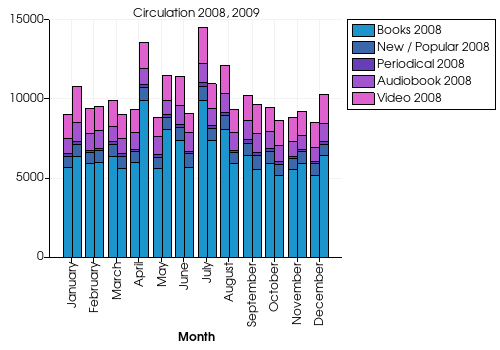

Reproduce this figure in Python.
#!/usr/bin/env python
# Demonstrate stacked bar graphs with library circulation data and custom month labels.

import vtkmodules.vtkInteractionStyle  # noqa: F401
import vtkmodules.vtkRenderingContextOpenGL2  # noqa: F401
import vtkmodules.vtkRenderingOpenGL2  # noqa: F401

from vtkmodules.vtkChartsCore import vtkAxis, vtkChartLegend, vtkChartXY, vtkPlotBar
from vtkmodules.vtkCommonColor import vtkColorSeries
from vtkmodules.vtkCommonCore import vtkDoubleArray, vtkIntArray, vtkStringArray
from vtkmodules.vtkCommonDataModel import vtkTable
from vtkmodules.vtkRenderingContext2D import vtkContextActor
from vtkmodules.vtkRenderingCore import (
    vtkRenderWindow,
    vtkRenderWindowInteractor,
    vtkRenderer,
)

# Data arrays.
month = [1, 2, 3, 4, 5, 6, 7, 8, 9, 10, 11, 12]

book_2008 = [5675, 5902, 6388, 5990, 5575, 7393, 9878, 8082, 6417, 5946, 5526, 5166]
new_popular_2008 = [701, 687, 736, 696, 750, 814, 923, 860, 786, 735, 680, 741]
periodical_2008 = [184, 176, 166, 131, 171, 191, 231, 166, 197, 162, 152, 143]
audiobook_2008 = [903, 1038, 987, 1073, 1144, 1203, 1173, 1196, 1213, 1076, 926, 874]
video_2008 = [1524, 1565, 1627, 1445, 1179, 1816, 2293, 1811, 1588, 1561, 1542, 1563]

book_2009 = [6388, 5990, 5575, 9878, 8082, 5675, 7393, 5902, 5526, 5166, 5946, 6417]
new_popular_2009 = [696, 735, 786, 814, 736, 860, 750, 687, 923, 680, 741, 701]
periodical_2009 = [197, 166, 176, 231, 171, 152, 166, 131, 184, 191, 143, 162]
audiobook_2009 = [1213, 1076, 926, 987, 903, 1196, 1073, 1144, 1203, 1038, 874, 1173]
video_2009 = [2293, 1561, 1542, 1627, 1588, 1179, 1563, 1445, 1811, 1565, 1524, 1816]

arr_month = vtkIntArray()
arr_month.SetName("Month")
for v in month:
    arr_month.InsertNextValue(v)

arr_book_2008 = vtkIntArray()
arr_book_2008.SetName("Books 2008")
for v in book_2008:
    arr_book_2008.InsertNextValue(v)

arr_new_popular_2008 = vtkIntArray()
arr_new_popular_2008.SetName("New / Popular 2008")
for v in new_popular_2008:
    arr_new_popular_2008.InsertNextValue(v)

arr_periodical_2008 = vtkIntArray()
arr_periodical_2008.SetName("Periodical 2008")
for v in periodical_2008:
    arr_periodical_2008.InsertNextValue(v)

arr_audiobook_2008 = vtkIntArray()
arr_audiobook_2008.SetName("Audiobook 2008")
for v in audiobook_2008:
    arr_audiobook_2008.InsertNextValue(v)

arr_video_2008 = vtkIntArray()
arr_video_2008.SetName("Video 2008")
for v in video_2008:
    arr_video_2008.InsertNextValue(v)

arr_book_2009 = vtkIntArray()
arr_book_2009.SetName("Books 2009")
for v in book_2009:
    arr_book_2009.InsertNextValue(v)

arr_new_popular_2009 = vtkIntArray()
arr_new_popular_2009.SetName("New / Popular 2009")
for v in new_popular_2009:
    arr_new_popular_2009.InsertNextValue(v)

arr_periodical_2009 = vtkIntArray()
arr_periodical_2009.SetName("Periodical 2009")
for v in periodical_2009:
    arr_periodical_2009.InsertNextValue(v)

arr_audiobook_2009 = vtkIntArray()
arr_audiobook_2009.SetName("Audiobook 2009")
for v in audiobook_2009:
    arr_audiobook_2009.InsertNextValue(v)

arr_video_2009 = vtkIntArray()
arr_video_2009.SetName("Video 2009")
for v in video_2009:
    arr_video_2009.InsertNextValue(v)

# Create the table.
table = vtkTable()
table.AddColumn(arr_month)
table.AddColumn(arr_book_2008)
table.AddColumn(arr_new_popular_2008)
table.AddColumn(arr_periodical_2008)
table.AddColumn(arr_audiobook_2008)
table.AddColumn(arr_video_2008)
table.AddColumn(arr_book_2009)
table.AddColumn(arr_new_popular_2009)
table.AddColumn(arr_periodical_2009)
table.AddColumn(arr_audiobook_2009)
table.AddColumn(arr_video_2009)

# Set up the chart.
chart = vtkChartXY()

# Stacked bar for 2008.
color_series_1 = vtkColorSeries()
color_series_1.SetColorScheme(vtkColorSeries.WILD_FLOWER)

bar = vtkPlotBar.SafeDownCast(chart.AddPlot(vtkChartXY.BAR))
bar.SetColorSeries(color_series_1)
bar.SetInputData(table, "Month", "Books 2008")
bar.SetInputArray(2, "New / Popular 2008")
bar.SetInputArray(3, "Periodical 2008")
bar.SetInputArray(4, "Audiobook 2008")
bar.SetInputArray(5, "Video 2008")

# Stacked bar for 2009.
color_series_2 = vtkColorSeries()
color_series_2.SetColorScheme(vtkColorSeries.WILD_FLOWER)

bar = vtkPlotBar.SafeDownCast(chart.AddPlot(vtkChartXY.BAR))
bar.SetColorSeries(color_series_2)
bar.SetInputData(table, "Month", "Books 2009")
bar.SetInputArray(2, "New / Popular 2009")
bar.SetInputArray(3, "Periodical 2009")
bar.SetInputArray(4, "Audiobook 2009")
bar.SetInputArray(5, "Video 2009")

chart.SetShowLegend(True)
axis = chart.GetAxis(vtkAxis.BOTTOM)
axis.SetBehavior(1)
axis.SetMaximum(13.0)
axis.SetTitle("Month")
chart.GetAxis(vtkAxis.LEFT).SetTitle("")
chart.SetTitle("Circulation 2008, 2009")

# Legend placement.
chart.GetLegend().SetInline(False)
chart.GetLegend().SetHorizontalAlignment(vtkChartLegend.RIGHT)
chart.GetLegend().SetVerticalAlignment(vtkChartLegend.TOP)

# Custom month labels.
dates = vtkDoubleArray()
strings = vtkStringArray()
month_names = [
    "January", "February", "March", "April", "May", "June",
    "July", "August", "September", "October", "November", "December",
]
for i, name in enumerate(month_names):
    dates.InsertNextValue(i + 1)
    strings.InsertNextValue(name)
axis.SetCustomTickPositions(dates, strings)
axis.GetLabelProperties().SetOrientation(90)
axis.GetLabelProperties().SetVerticalJustification(1)  # VTK_TEXT_CENTERED
axis.GetLabelProperties().SetJustification(2)  # VTK_TEXT_RIGHT

# Context actor and scene wiring.
context_actor = vtkContextActor()
context_actor.GetScene().AddItem(chart)

# Renderer
renderer = vtkRenderer()
renderer.SetBackground(1.0, 1.0, 1.0)
context_actor.GetScene().SetRenderer(renderer)
renderer.AddActor(context_actor)

# Window
render_window = vtkRenderWindow()
render_window.SetSize(500, 350)
render_window.SetMultiSamples(0)
render_window.AddRenderer(renderer)
render_window.SetWindowName("stacked bar graph")

# Interactor
interactor = vtkRenderWindowInteractor()
interactor.SetRenderWindow(render_window)

interactor.Initialize()
interactor.Start()
